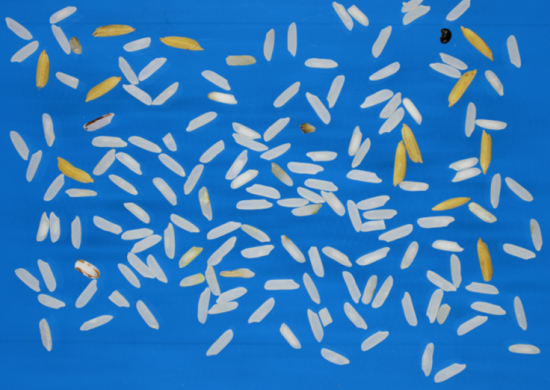
#> input picture REO02/arroz.png, 550 x 390 px
$ python REO2-Lista_exer_Vinicius.py
#> lines starting #> are read from the running program, lines starting #| are printed output that depends on the picture; after the words box and inside, x2 and y2 are one past the last pixel; in counts of white or black regions, pixels touching at a corner belong together
########################################################################################################################
# DATA: 20/08/2020
# DISCIPLINA: VISÃO COMPUTACIONAL NO MELHORAMENTO DE PLANTAS
# PROFESSOR: VINÍCIUS QUINTÃO CARNEIRO
# ALUNO: Vinicius Samuel Martins
# E-MAIL: viniciusmartins93@outlook.com
# GITHUB: VSamMartins
########################################################################################################################
###Importar os pacotes a ser utilizados pela função 'import'
import numpy as np
import cv2
from matplotlib import pyplot as plt

#REO02- Lista de Exercícios

#EXERCÍCIO 01:
#Selecione uma imagem a ser utilizada no trabalho prático e realize os seguintes processos utilizando o pacote OPENCV do Python:
#a) Apresente a imagem e as informações de número de linhas e colunas; número de canais e número total de pixels;

###Leitura da imagem:
print('Exer.01-a')

nome_arquivo= ("arroz.png")
img_arroz = cv2.imread("arroz.png",1)### A função cv2.imread permite carregar a imagem colorida em BGR, o código 1 permite colorir a imagem. O codigo 0 não permite colorir a imagem (cinza).
#> img_arroz is the input picture: shape (390, 550, 3); mean B, G, R 190.7, 123.5, 49
print (img_arroz)
#> (printed output is left out)
obj_arroz_RGB = cv2.cvtColor(img_arroz,cv2.COLOR_BGR2RGB)# A função cv2.cvtColor converte a imagem de BGR pra RGB
# (Espaço de cores composto por 3 cores vermelho, verde e azul)
#Outra maneira de inverter a imagem BGR EM RGB é utilizando as funções cv2.split e cv2.merge.

#Representar a imagem através do matplotlib
plt.figure("Arroz")
plt.imshow (obj_arroz_RGB)

#plt.xticks([]) # Eliminar o eixo X
#plt.yticks([]) # Eliminar o eixo Y
plt.title("Grãos de arroz")
plt.show()

#Informações do número de linhas e colunas; número de canais e número total de pixels:
print('Descrição da imagem:')
lin,col, canais = np.shape(obj_arroz_RGB)
#> lin = 390; col = 550; canais = 3
print("Tipo: ",obj_arroz_RGB.dtype)
#| Tipo:  uint8
print("Dimensão: "+str(lin)+'x'+str(col))
#| Dimensão: 390x550
print('Largura: '+ str(col))
#| Largura: 550
print('Altura: '+ str(lin))
#| Altura: 390
print('Canais: '+ str(canais))### 3 matrizes sobrepostas (Vermelho, verde e azul)
#| Canais: 3
print('Número total de pixels: '+ str(lin*col))
#| Número total de pixels: 214500
print('-='*50)

#b) Faça um recorte da imagem para obter somente a área de interesse. Utilize esta imagem para a solução das próximas
# alternativas;
print('Exer.01-b')
img_recorte = obj_arroz_RGB[50:350,100:350] ###Da linha 50 a 350 e da coluna 100 até a 350.
plt.figure("Grãos de Arroz")
plt.imshow (img_recorte)
#plt.xticks([]) # Eliminar o eixo X
#plt.yticks([]) # Eliminar o eixo Y
plt.title("Grãos de arroz-Recorte")
plt.show() ###Atráves deste comando podemos visualizar a imagem gerada.

#Informações do número de linhas e colunas; número de canais e número total de pixels:
print('Descrição da imagem Recorte:')
lin,col, canais = np.shape(img_recorte )
#> lin = 300; col = 250
print("Tipo: ",img_recorte.dtype)
#| Tipo:  uint8
print("Dimensão: "+str(lin)+'x'+str(col))
#| Dimensão: 300x250
print('Largura: '+ str(col))
#| Largura: 250
print('Altura: '+ str(lin))
#| Altura: 300
print('Canais: '+ str(canais))### 3 matrizes sobrepostas (Vermelho, verde e azul)
#| Canais: 3
print('Número total de pixels: '+ str(lin*col))
#| Número total de pixels: 75000

# Salvar imagem
cv2.imwrite('Arroz_recorte.png',img_recorte)
print('-='*50)

#c) Converta a imagem colorida para uma de escala de cinza (intensidade) e a apresente utilizando
# os mapas de cores “Escala de Cinza” e “JET”;
print('Exer.01-c')
imagem_cinza = cv2.cvtColor(img_recorte,cv2.COLOR_RGB2GRAY)### Utilizando a imagem recorte e convertendo em RGB cinza
plt.figure('Imagens')
plt.subplot(1,3,3)# A imagem apresenta uma linha com 3 colunas e na posição 3 a imagem cinza
plt.imshow(imagem_cinza, cmap="gray") # https://matplotlib.org/3.1.0/tutorials/colors/colormaps.html
plt.title("Escala de Cinza")
plt.colorbar(orientation = 'horizontal')

plt.subplot(1,3,2)
plt.imshow(imagem_cinza,cmap="jet") # https://matplotlib.org/3.1.0/tutorials/colors/colormaps.html
plt.title('JET')
plt.colorbar(orientation = 'horizontal')
plt.subplot(1,3,1)
plt.imshow(img_recorte) # Utilizando somente a imagem original
plt.title("Imagem recorte original")
plt.colorbar(orientation = 'horizontal')
plt.show()

#d) Apresente a imagem em escala de cinza e o seu respectivo histograma; Relacione o histograma e a imagem.

hist_cinza = cv2.calcHist([imagem_cinza],[0],None,[256],[0,256])
#> hist_cinza = 256 values, max 5289 at index 91, min 0 at index 0, mean 293
plt.figure('Histograma')
plt.imshow(imagem_cinza,cmap="gray") # https://matplotlib.org/3.1.0/tutorials/colors/colormaps.html
plt.title("Escala de Cinza")
plt.colorbar(orientation = 'horizontal')
plt.show()

plt.plot(hist_cinza,color = 'black')
plt.title("Histograma Imagem cinza")
plt.xlim([0,256])
plt.xlabel("Valores Pixels")
plt.ylabel("Número de Pixels")
plt.show()
#> figure, not shown here; curve peaks at x = 91, y = 5289

#e) Utilizando a imagem em escala de cinza (intensidade) realize a segmentação da imagem de modo a remover o fundo da imagem utilizando um limiar manual e o limiar obtido pela técnica
#de Otsu. Nesta questão apresente o histograma com marcação dos limiares utilizados, a imagem limiarizada (binarizada) e a imagem colorida final obtida da segmentação. Explique
#os resultados.

# Limiarização Manual (THRESHOLD)
limiar_cinza = 130 # O melhorista determina.
(L, img_limiar) = cv2.threshold(imagem_cinza,limiar_cinza,255,cv2.THRESH_BINARY)
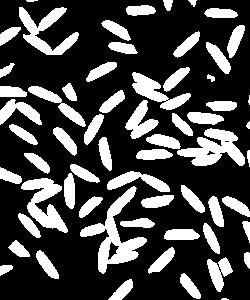
#> img_limiar: shape (300, 250); 27.7% white; 62 white regions (3 under 20 px), largest, box (x1, y1, x2, y2) and area: (80, 186, 147, 274) 1738, (177, 128, 245, 166) 1347, (21, 178, 68, 233) 1188
#> L = 130
(L, img_limiar_inv) = cv2.threshold(imagem_cinza,limiar_cinza,255,cv2.THRESH_BINARY_INV)### Invertendo os valores abaixo so limiar recebe 255
# e abaixo recebe 0
plt.figure('Thresholding - MANUAL')
plt.subplot(2,3,1)
plt.imshow(img_recorte)
plt.title('RGB')


plt.subplot(2,3,2)
plt.imshow(imagem_cinza,cmap='gray')
plt.title('Escala de Cinza')


plt.subplot(2,3,3)
plt.plot(hist_cinza,color = 'black')
plt.axvline(x=limiar_cinza,color = 'r')###Indicando o ponto no x no valor do limiar que é 130
plt.title("Histograma - Cinza")
plt.xlim([0,256])
plt.xlabel("Valores Pixels")
plt.ylabel("Número de Pixels")


plt.subplot(2,3,4)
plt.imshow(img_limiar,cmap='gray')###Imagem binária que vai obter após a limiarização em que vão apresentar
# os pontos acima do limiar branco e abaixo preto.
plt.title('Binário - L: ' + str(limiar_cinza))


plt.subplot(2,3,5)
plt.imshow(img_limiar_inv,cmap='gray')### Ocorre a inversão das cores da limiarização ( acima do limiar preto e abaixo branco)
plt.title('Binário Invertido: L: ' + str(limiar_cinza))
plt.show()
#> figure, not shown here; panel 3: curve peaks at x = 91, y = 5289

# Limiarização - Thresholding - OTSU
###Permite identificar o melhor limiar

(L,img_otsu) = cv2.threshold(imagem_cinza,0,255,cv2.THRESH_BINARY+cv2.THRESH_OTSU)### O primeiro parametro "L" é p limiar autômatico
#> img_otsu: shape (300, 250); 26.9% white; 64 white regions (3 under 20 px), largest, box (x1, y1, x2, y2) and area: (80, 186, 147, 274) 1695, (177, 129, 245, 166) 1310, (21, 178, 68, 233) 1149
#> L = 137
##calculado pela função
###Pela adição + (adição de outra função)cv2.THRESH_OTSU : Irá calcular o melhor limiar
plt.figure('Thresholding - OTSU')
plt.subplot(2,2,1)
plt.imshow(img_recorte)
plt.xticks([])
plt.yticks([])
plt.title('RGB')

plt.subplot(2,2,3)
plt.plot (hist_cinza,color = 'black')
plt.axvline(x=L,color = 'r')
plt.title("Histograma - Cinza")
plt.xlim([0,256])
plt.xlabel("Valores Pixels")
plt.ylabel("Número de Pixels")

plt.subplot(2,2,4)
plt.imshow(img_otsu,cmap='gray')
plt.title('OTSU - L: ' + str(L))
plt.xticks([])
plt.yticks([])
plt.show()
#> figure, not shown here; panel 2: curve peaks at x = 91, y = 5289

#Segmentação
img_segmentada_manual = cv2.bitwise_and(img_recorte,img_recorte,mask=img_limiar)
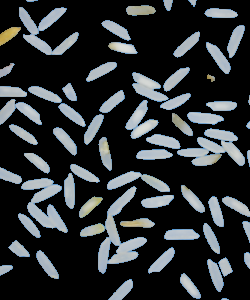
#> img_segmentada_manual: shape (300, 250, 3); mean R, G, B 47.1, 51, 53.5
img_segmentada = cv2.bitwise_and(img_recorte,img_recorte,mask=img_otsu)
cv2.imwrite('arroz_segmentada.png',img_segmentada_manual)
cv2.imwrite('arroz_segmentada_otsu.png',img_segmentada)

plt.figure('Segmentação')
plt.subplot(2,2,1)
plt.imshow(img_recorte)
plt.title('RGB')
plt.xticks([])
plt.yticks([])

plt.subplot(2,2,2)
plt.imshow(imagem_cinza,cmap="gray")
plt.title("Escala de Cinza")
plt.xticks([])
plt.yticks([])

plt.subplot(2,2,3)
plt.imshow(img_segmentada_manual)
plt.title('MANUAL')
plt.xticks([])
plt.yticks([])

plt.subplot(2,2,4)
plt.imshow(img_segmentada_manual)
plt.title('OTSU')
plt.xticks([])
plt.yticks([])
plt.show()

#f) Apresente uma figura contento a imagem selecionada nos sistemas RGB, Lab, HSV e YCrCb.
img_lab = cv2.cvtColor(img_recorte,cv2.COLOR_RGB2LAB)
#> img_lab: shape (300, 250, 3); mean of channels 0, 1, 2 137.2, 132.8, 89.1
img_hsv = cv2.cvtColor(img_recorte,cv2.COLOR_RGB2HSV)
#> img_hsv: shape (300, 250, 3); mean H, S, V 101.8, 178.7, 195.6
img_ycrcb = cv2.cvtColor(img_recorte,cv2.COLOR_RGB2YCR_CB)
#> img_ycrcb: shape (300, 250, 3); mean of channels 0, 1, 2 116.5, 87.2, 172.2
plt.figure('Segmentação')
plt.subplot(2,2,1)
plt.imshow(img_recorte)
plt.title('RGB')
plt.xticks([])
plt.yticks([])

plt.subplot(2,2,2)
plt.imshow(img_hsv)
plt.title("HSV")
plt.xticks([])
plt.yticks([])

plt.subplot(2,2,3)
plt.imshow(img_lab)
plt.title('LAB')
plt.xticks([])
plt.yticks([])

plt.subplot(2,2,4)
plt.imshow(img_ycrcb)
plt.title('YCrCb')
plt.xticks([])
plt.yticks([])
plt.show()


#g) Apresente uma figura para cada um dos sistemas de cores (RGB, HSV, Lab e YCrCb) contendo a imagem de
# cada um dos canais e seus respectivos histogramas.

#RGB
hist_r = cv2.calcHist([img_recorte],[0],None,[256],[0,256])
#> hist_r = 256 values, max 7304 at index 12, min 0 at index 0, mean 293
hist_g = cv2.calcHist([img_recorte],[1],None,[256],[0,256])
#> hist_g = 256 values, max 4741 at index 110, min 0 at index 0, mean 293
hist_b = cv2.calcHist([img_recorte],[2],None,[256],[0,256])
#> hist_b = 256 values, max 5956 at index 198, min 0 at index 0, mean 293

plt.figure('IMAGEM 1 G')
plt.subplot(3,3,2)
plt.imshow(img_recorte)
plt.title("RGB")
plt.xticks([])
plt.yticks([])

plt.subplot(3,3,4)
plt.imshow(img_recorte[:,:,0],cmap='gray')
plt.title("R")
plt.xticks([])
plt.yticks([])

plt.subplot(3,3,7)
plt.plot(hist_r,color = 'r')
plt.title("Histograma - R")
plt.xlim([0,256])
plt.xlabel("Valores Pixels")
plt.ylabel("Número de Pixels")

plt.subplot(3,3,5)
plt.imshow(img_recorte[:,:,1],cmap='gray')
plt.title("G")
plt.xticks([])
plt.yticks([])

plt.subplot(3,3,8)
plt.plot(hist_g,color = 'g')
plt.title("Histograma - G")
plt.xlim([0,256])
plt.xlabel("Valores Pixels")
plt.ylabel("Número de Pixels")

plt.subplot(3,3,6)
plt.imshow(img_recorte[:,:,2],cmap='gray')
plt.title("B")
plt.xticks([])
plt.yticks([])

plt.subplot(3,3,9)
plt.plot(hist_b,color = 'blue')
plt.title("Histograma - B")
plt.xlim([0,256])
plt.xlabel("Valores Pixels")
plt.ylabel("Número de Pixels")

plt.show()
#> figure, not shown here; panel 3: curve peaks at x = 12, y = 7304; panel 5: curve peaks at x = 110, y = 4741; panel 7: curve peaks at x = 198, y = 5956

#LAB
hist_L = cv2.calcHist([img_lab],[0],None,[256],[0,256])
#> hist_L = 256 values, max 5782 at index 119, min 0 at index 0, mean 293
hist_a = cv2.calcHist([img_lab],[1],None,[256],[0,256])
#> hist_a = 256 values, max 25837 at index 136, min 0 at index 0, mean 293
hist_b = cv2.calcHist([img_lab],[2],None,[256],[0,256])
#> hist_b = 256 values, max 20390 at index 75, min 0 at index 0, mean 293

plt.figure('IMAGEM 2 G')
plt.subplot(3,3,2)
plt.imshow(img_lab)
plt.title("Lab")
plt.xticks([])
plt.yticks([])

plt.subplot(3,3,4)
plt.imshow(img_lab[:,:,0],cmap='gray')
plt.title("L")
plt.xticks([])
plt.yticks([])

plt.subplot(3,3,7)
plt.plot(hist_L)
plt.title("Histograma - L")
plt.xlim([0,256])
plt.xlabel("Valores Pixels")
plt.ylabel("Número de Pixels")

plt.subplot(3,3,5)
plt.imshow(img_lab[:,:,1],cmap='gray')
plt.title("a")
plt.xticks([])
plt.yticks([])

plt.subplot(3,3,8)
plt.plot(hist_g)
plt.title("Histograma - a")
plt.xlim([0,256])
plt.xlabel("Valores Pixels")
plt.ylabel("Número de Pixels")

plt.subplot(3,3,6)
plt.imshow(img_lab[:,:,2],cmap='gray')
plt.title("b")
plt.xticks([])
plt.yticks([])

plt.subplot(3,3,9)
plt.plot(hist_b)
plt.title("Histograma - b")
plt.xlim([0,256])
plt.xlabel("Valores Pixels")
plt.ylabel("Número de Pixels")

plt.show()
#> figure, not shown here; panel 3: curve peaks at x = 119, y = 5782; panel 5: curve peaks at x = 110, y = 4741; panel 7: curve peaks at x = 75, y = 20390

#HSV

hist_H = cv2.calcHist([img_hsv],[0],None,[256],[0,256])
#> hist_H = 256 values, max 50266 at index 104, min 0 at index 1, mean 293
hist_S = cv2.calcHist([img_hsv],[1],None,[256],[0,256])
#> hist_S = 256 values, max 7078 at index 239, min 0 at index 0, mean 293
hist_V = cv2.calcHist([img_hsv],[2],None,[256],[0,256])
#> hist_V = 256 values, max 5976 at index 198, min 0 at index 0, mean 293

plt.figure('IMAGEM 3 G')
plt.subplot(3,3,2)
plt.imshow(img_hsv)
plt.title("HSV")
plt.xticks([])
plt.yticks([])

plt.subplot(3,3,4)
plt.imshow(img_hsv[:,:,0],cmap='gray')
plt.title("Hue")
plt.xticks([])
plt.yticks([])

plt.subplot(3,3,7)
plt.plot(hist_H)
plt.title("Histograma - Hue")
plt.xlim([0,256])
plt.xlabel("Valores Pixels")
plt.ylabel("Número de Pixels")

plt.subplot(3,3,5)
plt.imshow(img_hsv[:,:,1],cmap='gray')
plt.title("Saturation")
plt.xticks([])
plt.yticks([])

plt.subplot(3,3,8)
plt.plot(hist_S)
plt.title("Histograma - Saturation")
plt.xlim([0,256])
plt.xlabel("Valores Pixels")
plt.ylabel("Número de Pixels")

plt.subplot(3,3,6)
plt.imshow(img_hsv[:,:,2],cmap='gray')
plt.title("Value")
plt.xticks([])
plt.yticks([])

plt.subplot(3,3,9)
plt.plot(hist_V)
plt.title("Histograma - Value")
plt.xlim([0,256])
plt.xlabel("Valores Pixels")
plt.ylabel("Número de Pixels")

plt.show()
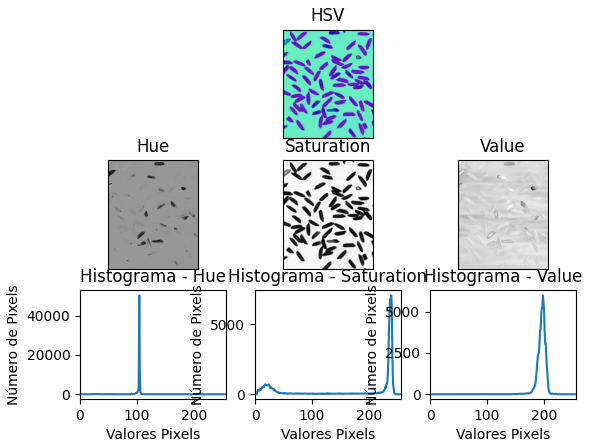
#> figure drawn by matplotlib, 7 panels; panel 3: curve peaks at x = 104, y = 50266; panel 5: curve peaks at x = 239, y = 7078; panel 7: curve peaks at x = 198, y = 5976

#YCrCb
hist_Y = cv2.calcHist([img_ycrcb],[0],None,[256],[0,256])
#> hist_Y = 256 values, max 5285 at index 91, min 0 at index 0, mean 293
hist_Cr = cv2.calcHist([img_ycrcb],[1],None,[256],[0,256])
#> hist_Cr = 256 values, max 15582 at index 73, min 0 at index 0, mean 293
hist_Cb = cv2.calcHist([img_ycrcb],[2],None,[256],[0,256])
#> hist_Cb = 256 values, max 17997 at index 188, min 0 at index 0, mean 293

plt.figure('IMAGEM 4 G')
plt.subplot(3,3,2)
plt.imshow(img_ycrcb)
plt.title("YCrCb")
plt.xticks([])
plt.yticks([])

plt.subplot(3,3,4)
plt.imshow(img_ycrcb[:,:,0],cmap='gray')
plt.title("Y")
plt.xticks([])
plt.yticks([])

plt.subplot(3,3,7)
plt.plot(hist_Y)
plt.title("Histograma - Y")
plt.xlim([0,256])
plt.xlabel("Valores Pixels")
plt.ylabel("Número de Pixels")

plt.subplot(3,3,5)
plt.imshow(img_ycrcb[:,:,1],cmap='gray')
plt.title("Cr")
plt.xticks([])
plt.yticks([])

plt.subplot(3,3,8)
plt.plot(hist_Cr)
plt.title("Histograma - Cr")
plt.xlim([0,256])
plt.xlabel("Valores Pixels")
plt.ylabel("Número de Pixels")

plt.subplot(3,3,6)
plt.imshow(img_ycrcb[:,:,2],cmap='gray')
plt.title("Cb")
plt.xticks([])
plt.yticks([])

plt.subplot(3,3,9)
plt.plot(hist_Cb)
plt.title("Histograma - Cb")
plt.xlim([0,256])
plt.xlabel("Valores Pixels")
plt.ylabel("Número de Pixels")

plt.show()
#> figure, not shown here; panel 3: curve peaks at x = 91, y = 5285; panel 5: curve peaks at x = 73, y = 15582; panel 7: curve peaks at x = 188, y = 17997

#h) Encontre o sistema de cor e o respectivo canal que propicie melhor segmentação da imagem
#de modo a remover o fundo da imagem utilizando limiar manual e limiar obtido pela técnica
#de Otsu. Nesta questão apresente o histograma com marcação dos limiares utilizados, a
#imagem limiarizada (binarizada) e a imagem colorida final obtida da segmentação. Explique
#os resultados e sua escolha pelo sistema de cor e canal utilizado na segmentação. Nesta
#questão apresente a imagem limiarizada (binarizada) e a imagem colorida final obtida da
#segmentação.

r,g,b = cv2.split(img_recorte)
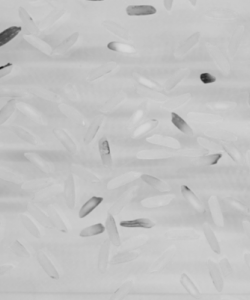
#> b: shape (300, 250); min 27, max 217, mean 194.8
hist_r = cv2.calcHist([r],[0], None, [256],[0,256])
# Limiarização - Thresholding
limiar_cinza = 140
(Lm, img_limiar_manual) = cv2.threshold(r,limiar_cinza,255,cv2.THRESH_BINARY)
#> img_limiar_manual: shape (300, 250); 24% white; 67 white regions (4 under 20 px), largest, box (x1, y1, x2, y2) and area: (98, 187, 147, 273) 1336, (177, 129, 245, 166) 1181, (22, 179, 67, 233) 1035
#> Lm = 140
(L, img_limiar) = cv2.threshold(r,0,255,cv2.THRESH_BINARY+cv2.THRESH_OTSU)
#> img_limiar: shape (300, 250); 27.1% white; 65 white regions (5 under 20 px), largest, box (x1, y1, x2, y2) and area: (80, 186, 147, 274) 1696, (177, 129, 245, 166) 1319, (21, 178, 68, 233) 1144
#> L = 94
img_segmentada_r = cv2.bitwise_and(img_recorte,img_recorte,mask=img_limiar)
img_segmentada_rmanual = cv2.bitwise_and(img_recorte,img_recorte,mask=img_limiar_manual)

plt.figure('Thresholding')
plt.subplot(2,2,1)
plt.imshow(img_recorte)
plt.title('RGB')
plt.xticks([])
plt.yticks([])

plt.subplot(2,2,2)
plt.imshow(r,cmap='gray')
plt.title('RGB - r')
plt.xticks([])
plt.yticks([])

plt.subplot(2,2,3)
plt.plot(hist_r,color = 'black')
plt.axvline(x=L,color = 'r')
plt.title("Histograma - r")
plt.xlim([0,256])
plt.xlabel("Valores Pixels")
plt.ylabel("Número de Pixels")

plt.subplot(2,2,4)
plt.imshow(img_limiar,cmap='gray')
plt.title('Limiar: ' + str(L))
plt.xticks([])
plt.yticks([])

plt.show()
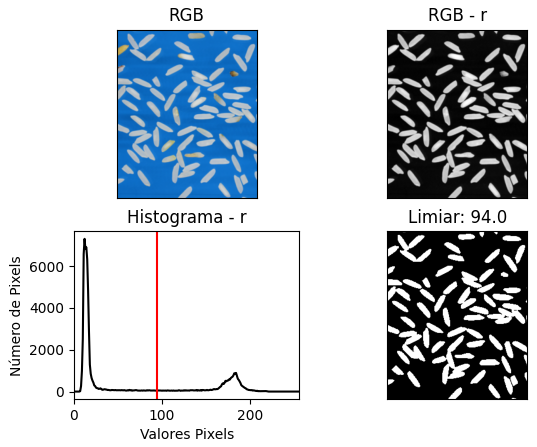
#> figure drawn by matplotlib, 4 panels; panel 3: curve peaks at x = 12, y = 7304

plt.figure('Imagemsegmentada')
plt.subplot(1,2,1)
plt.imshow(img_segmentada_r)
plt.title('Imagem segmentada (OTSU)')
plt.xticks([])
plt.yticks([])

plt.subplot(1,2,2)
plt.imshow(img_segmentada_rmanual)
plt.title('Imagem segmentada (MANUAL)')
plt.xticks([])
plt.yticks([])
plt.show()

#i) Obtenha o histograma de cada um dos canais da imagem em RGB, utilizando como mascara
#a imagem limiarizada (binarizada) da letra h.

hist_arroz_r = cv2.calcHist([img_segmentada_r],[0],img_limiar,[256],[0,256])
#> hist_arroz_r = 256 values, max 892 at index 184, min 0 at index 0, mean 79.4
hist_arroz_g = cv2.calcHist([img_segmentada_r],[1],img_limiar,[256],[0,256])
#> hist_arroz_g = 256 values, max 1044 at index 192, min 0 at index 0, mean 79.4
hist_arroz_b = cv2.calcHist([img_segmentada_r],[2],img_limiar,[256],[0,256])
#> hist_arroz_b = 256 values, max 1521 at index 198, min 0 at index 0, mean 79.4

plt.figure('Exercicio I')
plt.subplot(3,3,2)
plt.imshow(img_segmentada_r)
plt.title('Imagem segmentada')
plt.xticks([])
plt.yticks([])

plt.subplot(3,3,4)
plt.imshow(img_segmentada[:,:,0],cmap = 'gray')
plt.title('Segmentada - R')
plt.xticks([])
plt.yticks([])

plt.subplot(3,3,5)
plt.imshow(img_segmentada[:,:,1],cmap = 'gray')
plt.title('Segmentada - G')
plt.xticks([])
plt.yticks([])

plt.subplot(3,3,6)
plt.imshow(img_segmentada[:,:,2],cmap = 'gray')
plt.title('Segmentada - B')
plt.xticks([])
plt.yticks([])

plt.subplot(3,3,7)
plt.plot(hist_arroz_r,color = 'r')
plt.title("Histograma - R")
plt.xlim([0,256])
plt.xlabel("Valores Pixels")
plt.ylabel("Número de Pixels")

plt.subplot(3,3,8)
plt.plot(hist_arroz_g,color = 'g')
plt.title("Histograma - G")
plt.xlim([0,256])
plt.xlabel("Valores Pixels")
plt.ylabel("Número de Pixels")

plt.subplot(3,3,9)
plt.plot(hist_arroz_b,color = 'b')
plt.title("Histograma - B")
plt.xlim([0,256])
plt.xlabel("Valores Pixels")
plt.ylabel("Número de Pixels")

plt.show()
#> figure, not shown here; panel 5: curve peaks at x = 184, y = 892; panel 6: curve peaks at x = 192, y = 1044; panel 7: curve peaks at x = 198, y = 1521


#j) Realize operações aritméticas na imagem em RGB de modo a realçar os aspectos de seu interesse.
# Exemplo (2*R-0.5*G). Explique a sua escolha pelas operações aritméticas. Segue abaixo algumas sugestões')

imgOPR1 = 1.7* img_recorte[:, :, 0] - 1.2* img_recorte[:, :, 1]
imgOPR = imgOPR1.astype(np.uint8) #convertendo para inteiro de 8bit
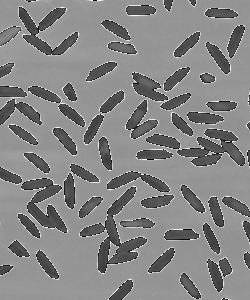
#> imgOPR: shape (300, 250); min 0, max 255, mean 133
histw = cv2.calcHist([imgOPR], [0], None, [256], [0, 256])
#> histw = 256 values, max 9557 at index 148, min 0 at index 140, mean 293
(M, img_OTSU) = cv2.threshold(imgOPR, 0, 256, cv2.THRESH_BINARY_INV+cv2.THRESH_OTSU)
#> img_OTSU: shape (300, 250); 26% white; 66 white regions (5 under 20 px), largest, box (x1, y1, x2, y2) and area: (80, 187, 147, 273) 1650, (177, 129, 245, 166) 1286, (21, 178, 67, 233) 1113
#> M = 113
img_SEGM = cv2.bitwise_and(img_recorte, img_recorte, mask=img_OTSU)

# Apresentando a imagem
plt.figure('Imagem 1.j')
plt.subplot(2, 3, 1)
plt.imshow(img_recorte, cmap='gray')
plt.title('RGB')

plt.subplot(2, 3, 2)
plt.imshow(imgOPR, cmap='gray')
plt.title('1,7R - 1,2*G')

plt.subplot(2, 3, 3)
plt.plot(histw, color='black')
# plt.axline(x=M, color='black')
plt.xlim([0, 256])
plt.xlabel('Valores de pixels')
plt.xlabel('Número de pixels')

plt.subplot(2, 3, 4)
plt.imshow(img_OTSU, cmap='gray')
plt.title('Imagem binária')

plt.subplot(2, 3, 5)
plt.imshow(img_SEGM, cmap='gray')
plt.title('Img segmentada-mascara')
plt.xticks([])
plt.yticks([])
plt.show()
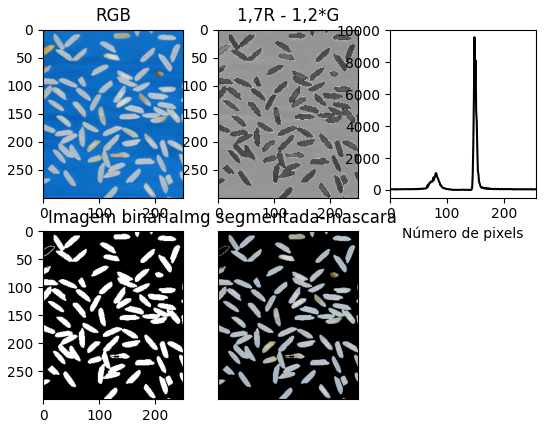
#> figure drawn by matplotlib, 5 panels; panel 3: curve peaks at x = 148, y = 9557
print('='*50)
print(' ')
